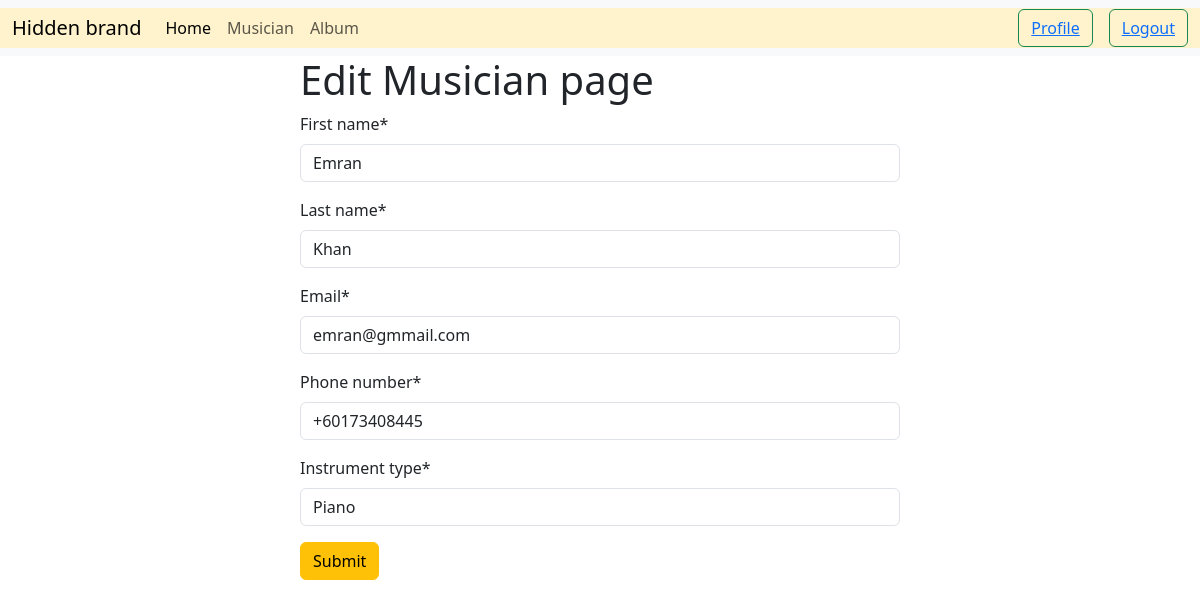
/musician/edit/1 (signed in), run on the app's committed database.
### musician/models.py (models this page shows, shortened)
class Musician(models.Model):
    first_name = models.CharField(max_length=100)
    last_name = models.CharField(max_length=100)
    email=models.EmailField()
    phone_number=models.CharField(max_length=12)
    instrument_type=models.CharField(max_length=100)

### musician/views.py (the view)
# urls.py: path('edit/<int:id>',views.edit_musician_view.as_view(), name='edit_musician'),
@method_decorator(login_required,name='dispatch')
class edit_musician_view(UpdateView):
    model = models.Musician
    form_class=forms.MusicianForm
    template_name='musician.html'
    pk_url_kwarg='id'
    success_url=reverse_lazy('home')
    def get_context_data(self, **kwargs):
        context=super().get_context_data(**kwargs)
        context['type']='Edit'
        return context

### musician/forms.py
class MusicianForm(forms.ModelForm):
    class Meta:
        model=Musician
        fields='__all__'

### musician/templates/musician.html (shortened to what this page needs)
{% extends "base.html" %}
{% load crispy_forms_tags %}
{% block content %}
<form method="post" style='width:50%; margin:auto '>
    <h1>{{type}} Musician page</h1>
    {{ form | crispy }}
    <button class="btn btn-warning">Submit</button>
</form>
{% endblock  %}

### data on the page
Musician: first_name "Emran", last_name "Khan", email "emran@gmmail.com", phone_number "+60173408445", instrument_type "Piano"

### other printed values
{{ type }} "Edit"
